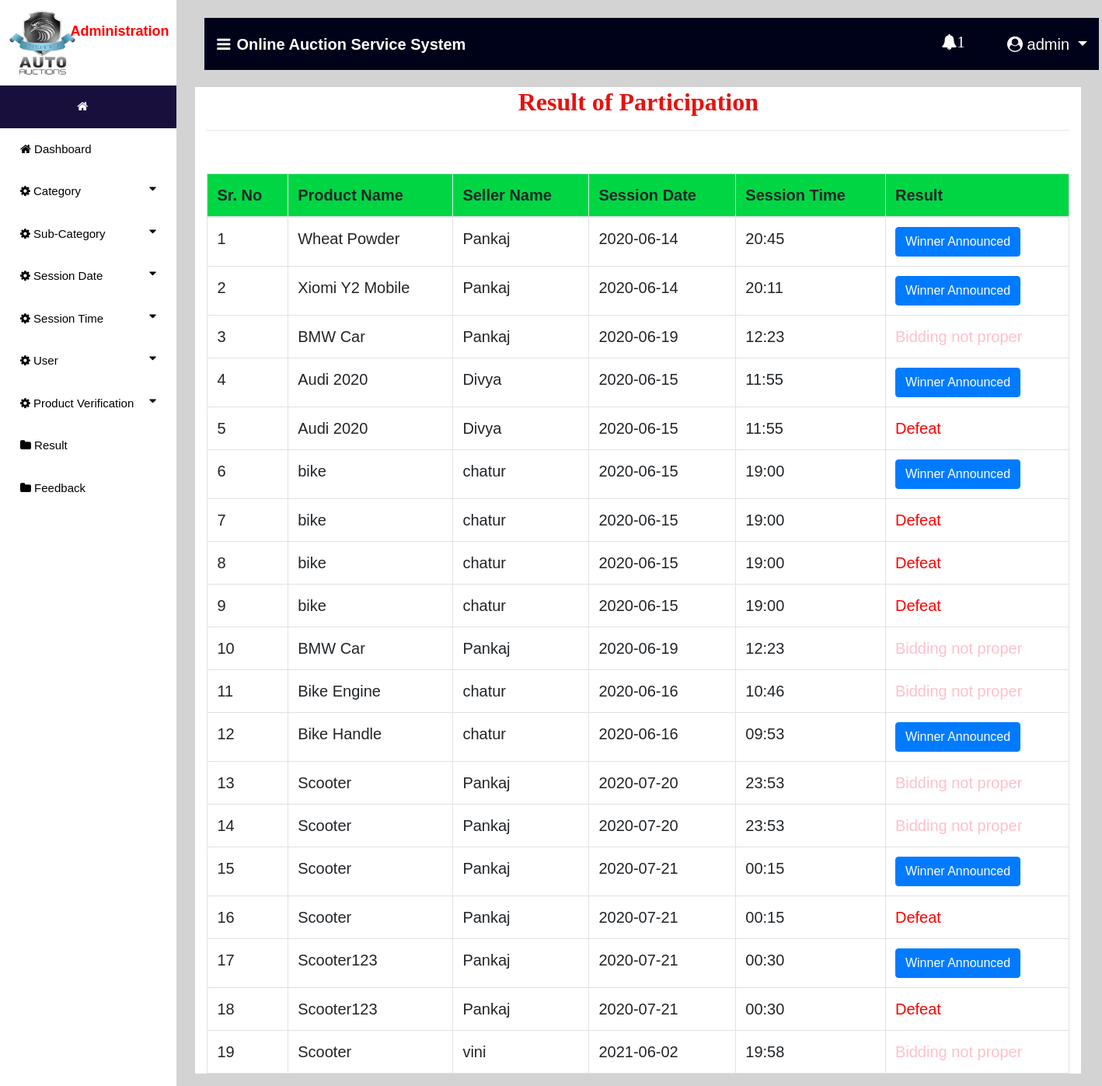
The page /result (signed in) on the database its author committed.
### auction/models.py (models this page shows, shortened)
class Participant(models.Model):
    payment = models.ForeignKey(Payment,on_delete=models.CASCADE,null=True)
    new_price = models.IntegerField(null=True)
    result = models.ForeignKey(Result,on_delete=models.CASCADE,null=True)
    user = models.ForeignKey(Bidder,on_delete=models.CASCADE,null=True)
    aucted_product = models.ForeignKey(Aucted_Product,on_delete=models.CASCADE,null=True)
    product = models.ForeignKey(Product,on_delete=models.CASCADE,null=True)

class Aucted_Product(models.Model):
    winner = models.CharField(max_length=100,null=True)
    user = models.ForeignKey(Auction_User,on_delete=models.CASCADE,null=True)
    product = models.ForeignKey(Product,on_delete=models.CASCADE,null=True)

class Product(models.Model):
    temp = models.IntegerField(null=True)
    status  =models.ForeignKey(Status,on_delete=models.CASCADE,null=True)
    name = models.CharField(max_length=100,null=True)
    min_price = models.IntegerField(null=True)
    images = models.FileField(null=True)
    session = models.ForeignKey(Session_Time,on_delete=models.CASCADE,null=True)
    category = models.ForeignKey(Sub_Category,on_delete=models.CASCADE,null=True)

class Auction_User(models.Model):
    user = models.ForeignKey(User,on_delete=models.CASCADE,null=True)
    dob = models.DateField(null=True)
    address = models.CharField(max_length=100,null=True)
    contact = models.CharField(max_length=10,null=True)
    image = models.FileField(null=True)
    membership = models.ForeignKey(Member_fee,on_delete=models.CASCADE,null=True)

class Session_Time(models.Model):
    date = models.ForeignKey(Session_date,on_delete=models.CASCADE,null=True)
    time = models.CharField(max_length=30,null=True)

class Session_date(models.Model):
    date = models.CharField(max_length=30,null=True)

### auction/views.py (the view)
# urls.py: path('result', result, name='result'),
def result(request):
    if not request.user.is_staff:
        return redirect('login_user')
    new2 = new()
    count = 0
    if new2:
        count += 1
    user1 = User.objects.get(id=request.user.id)
    pro=""
    try:
        pro = Bidder.objects.get(user=user1)
        if pro:
            error="pat"
    except:
        pro = Auction_User.objects.get(user=user1)
    error = False
    pro1 = Participant.objects.all()
    d = {'error':error,'pro':pro1,'data':pro,'count':count,'new2':new2}
    return render(request, 'result.html',d)

### auction/views.py (called while the page is built)
def new():
    status = Status.objects.get(status="pending")
    new_pro = Product.objects.filter(status=status)
    return new_pro

### auction/templates/result.html (shortened to what this page needs)
{% extends 'navigation3.html' %}
{% block body1 %}
 <div class="container" style="background:white">
<center><h2 style = "font-family : 'Monotype Corsiva' ; color : #E6120E ; font-weight : bold;margin-top:2%">Result of Participation</h2></center><hr>
<table class="table table-bordered" id="myTable">
  <thead>
  <tr>
    <th>Sr. No</th>
    <th>Product Name</th>
    <th>Seller Name</th>
    <th>Session Date</th>
    <th>Session Time</th>
    <th>Result</th>
  </tr>
  </thead>
   <tbody>
{% for i in pro %}
  <tr>
    <td>{{forloop.counter}}</td>
    <td>{{i.aucted_product.product.name}}</td>
    <td>{{i.aucted_product.user.user.username}}</td>
    <td>{{i.aucted_product.product.session.date.date}}</td>
    <td>{{i.aucted_product.product.session.time}}</td>
      {% if i.result.result == "Winner" %}
      <td><a href="{% url 'winner' i.id %}"><button class="btn btn-primary">
      Winner Announced</button></a></td>
      {% else %}
      {% if i.result.result == "Defeat" %}
        <td style="color:red">Defeat</td>
      {% else %}
      {% if i.result.result == "notproper" %}
        <td style="color:pink">Bidding not proper</td>
      {% else %}
        <td style="color:green">Start on time</td>
      {% endif %}
      {% endif %}
      {% endif %}
  </tr>
   {% endfor %}
    </tbody>
</table>
 </div>
{% endblock %}

### auction/templates/navigation3.html (shortened to what this page needs)
{% extends 'navigation2.html' %}
{% block body %}
<nav class="navbar navbar-expand-lg navbar-light" style="margin-left:2%;margin-top:2%;width:99%;background-color:#00021a">
  <a class="navbar-brand" href="#" style="color:white;font-weight:bold"><i class="fa fa-bars" style="margin-right:8px"></i>Online Auction Service System</a>
  {% if request.user.is_staff %}
     <div class="collapse navbar-collapse nav justify-content-end" id="navbarNavDropdown">
      <li class="nav-item dropdown" style="margin-right:3%;color:white;margin-left:600px">
        <a class="nav-link dropdown" style="margin-left:5%;color:white" href="#" id="navbarDropdown" role="button" data-toggle="dropdown" aria-haspopup="true">
          <i class="fa fa-bell" style="top:0;padding-bottom:10px">{{count}}</i>
        </a>
        <hr>
      </li>
  </div>
     {% endif %}
  <div class="collapse navbar-collapse nav justify-content-end" id="navbarNavDropdown">
      <li class="nav-item dropdown" style="margin-right:3%;color:white">
        <a class="nav-link dropdown-toggle" style="color:white;margin-left:5%" href="#" id="navbarDropdown" role="button" data-toggle="dropdown" aria-haspopup="true" aria-expanded="false">
          <i class="fa fa-user-circle"></i> {{request.user.username}}
        </a>
      </li>
  </div>
 </nav>
{% block body1 %}
{% endblock %}
{% endblock %}

### auction/templates/navigation2.html (style rules this page uses)
thead { background:#00d644; }
body { font-family: "Lato", sans-serif; }
body { margin:0;font-family:Arial }
.dropdown { float:right; }

### rows shown on the page
Participant: aucted_product.product.name "Wheat Powder", aucted_product.user.user.username "Pankaj", aucted_product.product.session "2020-06-14", aucted_product.product.session.time "20:45", shows "Winner Announced"
Participant: aucted_product.product.name "Xiomi Y2 Mobile", aucted_product.user.user.username "Pankaj", aucted_product.product.session "2020-06-14", aucted_product.product.session.time "20:11", shows "Winner Announced"
Participant: aucted_product.product.name "BMW Car", aucted_product.user.user.username "Pankaj", aucted_product.product.session "2020-06-19", aucted_product.product.session.time "12:23", shows "Bidding not proper"
Participant: aucted_product.product.name "Audi 2020", aucted_product.user.user.username "Divya", aucted_product.product.session "2020-06-15", aucted_product.product.session.time "11:55", shows "Winner Announced"
Participant: aucted_product.product.name "Audi 2020", aucted_product.user.user.username "Divya", aucted_product.product.session "2020-06-15", aucted_product.product.session.time "11:55", shows "Defeat"
Participant: aucted_product.product.name "bike", aucted_product.user.user.username "chatur", aucted_product.product.session "2020-06-15", aucted_product.product.session.time "19:00", shows "Winner Announced"
Participant: aucted_product.product.name "bike", aucted_product.user.user.username "chatur", aucted_product.product.session "2020-06-15", aucted_product.product.session.time "19:00", shows "Defeat"
Participant: aucted_product.product.name "bike", aucted_product.user.user.username "chatur", aucted_product.product.session "2020-06-15", aucted_product.product.session.time "19:00", shows "Defeat"
Participant: aucted_product.product.name "bike", aucted_product.user.user.username "chatur", aucted_product.product.session "2020-06-15", aucted_product.product.session.time "19:00", shows "Defeat"
Participant: aucted_product.product.name "BMW Car", aucted_product.user.user.username "Pankaj", aucted_product.product.session "2020-06-19", aucted_product.product.session.time "12:23", shows "Bidding not proper"
Participant: aucted_product.product.name "Bike Engine", aucted_product.user.user.username "chatur", aucted_product.product.session "2020-06-16", aucted_product.product.session.time "10:46", shows "Bidding not proper"
Participant: aucted_product.product.name "Bike Handle", aucted_product.user.user.username "chatur", aucted_product.product.session "2020-06-16", aucted_product.product.session.time "09:53", shows "Winner Announced"
Participant: aucted_product.product.name "Scooter", aucted_product.user.user.username "Pankaj", aucted_product.product.session "2020-07-20", aucted_product.product.session.time "23:53", shows "Bidding not proper"
Participant: aucted_product.product.name "Scooter", aucted_product.user.user.username "Pankaj", aucted_product.product.session "2020-07-20", aucted_product.product.session.time "23:53", shows "Bidding not proper"
Participant: aucted_product.product.name "Scooter", aucted_product.user.user.username "Pankaj", aucted_product.product.session "2020-07-21", aucted_product.product.session.time "00:15", shows "Winner Announced"
Participant: aucted_product.product.name "Scooter", aucted_product.user.user.username "Pankaj", aucted_product.product.session "2020-07-21", aucted_product.product.session.time "00:15", shows "Defeat"
Participant: aucted_product.product.name "Scooter123", aucted_product.user.user.username "Pankaj", aucted_product.product.session "2020-07-21", aucted_product.product.session.time "00:30", shows "Winner Announced"
Participant: aucted_product.product.name "Scooter123", aucted_product.user.user.username "Pankaj", aucted_product.product.session "2020-07-21", aucted_product.product.session.time "00:30", shows "Defeat"
Participant: aucted_product.product.name "Scooter", aucted_product.user.user.username "vini", aucted_product.product.session "2021-06-02", aucted_product.product.session.time "19:58", shows "Bidding not proper"

### other values the page prints
{{ count }} "1"
{{ request.user.username }} "admin"
